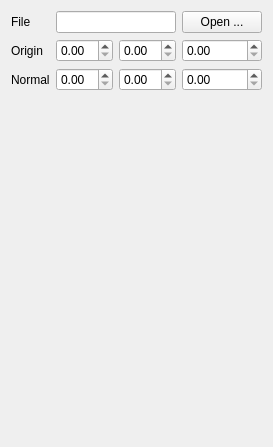
<?xml version="1.0" encoding="UTF-8"?>
<ui version="4.0">
 <class>ClipConfig</class>
 <widget class="QWidget" name="ClipConfig">
  <property name="geometry">
   <rect>
    <x>0</x>
    <y>0</y>
    <width>250</width>
    <height>447</height>
   </rect>
  </property>
  <property name="maximumSize">
   <size>
    <width>16777215</width>
    <height>16777215</height>
   </size>
  </property>
  <property name="windowTitle">
   <string>Form</string>
  </property>
  <layout class="QGridLayout" name="gridLayout_2">
   <item row="0" column="0">
    <layout class="QGridLayout" name="gridLayout">
     <item row="3" column="1">
      <spacer name="verticalSpacer">
       <property name="orientation">
        <enum>Qt::Vertical</enum>
       </property>
       <property name="sizeHint" stdset="0">
        <size>
         <width>20</width>
         <height>40</height>
        </size>
       </property>
      </spacer>
     </item>
     <item row="2" column="1">
      <widget class="QDoubleSpinBox" name="normalXSpinBox"/>
     </item>
     <item row="2" column="2">
      <widget class="QDoubleSpinBox" name="normalYSpinBox"/>
     </item>
     <item row="1" column="0">
      <widget class="QLabel" name="label">
       <property name="text">
        <string>Origin</string>
       </property>
      </widget>
     </item>
     <item row="1" column="3">
      <widget class="QDoubleSpinBox" name="originZSpinBox"/>
     </item>
     <item row="2" column="3">
      <widget class="QDoubleSpinBox" name="normalZSpinBox"/>
     </item>
     <item row="2" column="0">
      <widget class="QLabel" name="label_2">
       <property name="text">
        <string>Normal</string>
       </property>
      </widget>
     </item>
     <item row="1" column="2">
      <widget class="QDoubleSpinBox" name="originYSpinBox"/>
     </item>
     <item row="1" column="1">
      <widget class="QDoubleSpinBox" name="originXSpinBox"/>
     </item>
     <item row="0" column="0">
      <widget class="QLabel" name="label_3">
       <property name="text">
        <string>File</string>
       </property>
      </widget>
     </item>
     <item row="0" column="1" colspan="2">
      <widget class="QLineEdit" name="fileEdit">
       <property name="readOnly">
        <bool>true</bool>
       </property>
      </widget>
     </item>
     <item row="0" column="3">
      <widget class="QPushButton" name="openFileButton">
       <property name="text">
        <string>Open ...</string>
       </property>
      </widget>
     </item>
    </layout>
   </item>
  </layout>
 </widget>
 <resources/>
 <connections/>
</ui>
